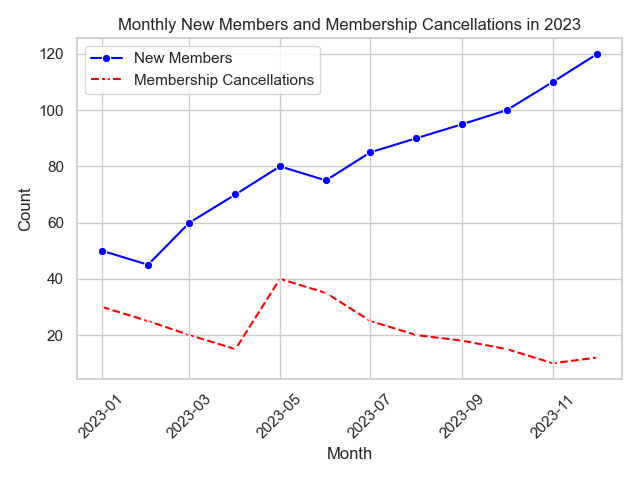

Here is the Python script that generated this plot:

import seaborn as sns
import matplotlib.pyplot as plt
import pandas as pd

# Create a DataFrame from the chart table data
data = [
    {'Month': 'January 2023', 'New Members': 50, 'Membership Cancellations': 30},
    {'Month': 'February 2023', 'New Members': 45, 'Membership Cancellations': 25},
    {'Month': 'March 2023', 'New Members': 60, 'Membership Cancellations': 20},
    {'Month': 'April 2023', 'New Members': 70, 'Membership Cancellations': 15},
    {'Month': 'May 2023', 'New Members': 80, 'Membership Cancellations': 40},
    {'Month': 'June 2023', 'New Members': 75, 'Membership Cancellations': 35},
    {'Month': 'July 2023', 'New Members': 85, 'Membership Cancellations': 25},
    {'Month': 'August 2023', 'New Members': 90, 'Membership Cancellations': 20},
    {'Month': 'September 2023', 'New Members': 95, 'Membership Cancellations': 18},
    {'Month': 'October 2023', 'New Members': 100, 'Membership Cancellations': 15},
    {'Month': 'November 2023', 'New Members': 110, 'Membership Cancellations': 10},
    {'Month': 'December 2023', 'New Members': 120, 'Membership Cancellations': 12}
]

df = pd.DataFrame(data)

# Convert the 'Month' column to datetime to make sure the plot is in the correct order
df['Month'] = pd.to_datetime(df['Month'])

# Set the aesthetic style of the plots
sns.set_style("whitegrid")

# Create the line plot for "New Members"
sns.lineplot(data=df, x='Month', y='New Members', label='New Members', 
             color='blue', linestyle='-', marker='o')

# Create the line plot for "Membership Cancellations"
sns.lineplot(data=df, x='Month', y='Membership Cancellations', label='Membership Cancellations', 
             color='red', linestyle='--', marker='x')

# Improve the readability of the x-axis labels
plt.xticks(rotation=45)

# Setting the plot title and labels
plt.title('Monthly New Members and Membership Cancellations in 2023')
plt.xlabel('Month')
plt.ylabel('Count')

# Display the legend
plt.legend()

# Adjust plot to ensure the x-axis date labels fit well
plt.tight_layout()

# Show the plot
plt.show()
